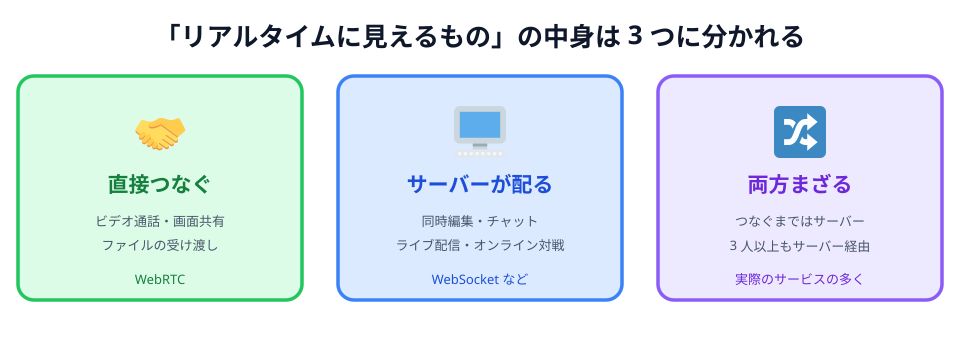

The Python source for this figure:
# 03-realtime-map.svg
# スキーマ: SPLITTING（「リアルタイムに見えるもの」を3つに分ける）

import sys
sys.path.insert(0, "/Users/seekseep/.claude/skills/genfig")
from genfig import Canvas, PALETTE

c = Canvas(960, 340)

c.text(480, 46, "「リアルタイムに見えるもの」の中身は 3 つに分かれる", scale="xl")

cols = [
    (160, "green", "1f91d", "直接つなぐ", "ビデオ通話・画面共有", "ファイルの受け渡し", "WebRTC"),
    (480, "blue", "1f5a5", "サーバーが配る", "同時編集・チャット", "ライブ配信・オンライン対戦", "WebSocket など"),
    (800, "purple", "1f500", "両方まざる", "つなぐまではサーバー", "3 人以上もサーバー経由", "実際のサービスの多く"),
]

for cx, color, cp, head, body1, body2, foot in cols:
    c.sticky(cx - 142, 76, 284, 224, color=color)
    c.emoji(cp, cx - 26, 106, 52)
    c.text(cx, 192, head, scale="lg", fill=PALETTE[color]["text"])
    c.text(cx, 226, body1, scale="sm")
    c.text(cx, 250, body2, scale="sm")
    c.text(cx, 284, foot, scale="sm", fill=PALETTE[color]["text"])

c.save("03-realtime-map.svg")
